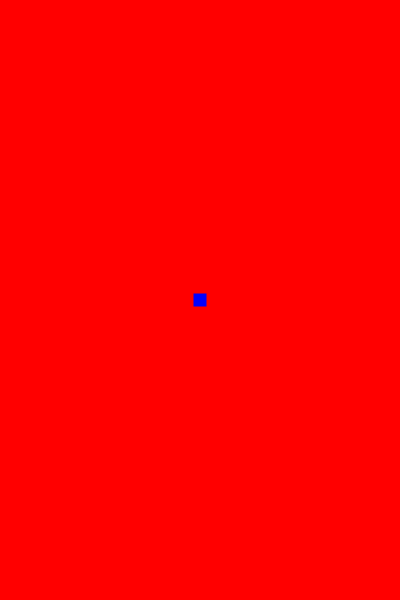
Frame 1 (no input)
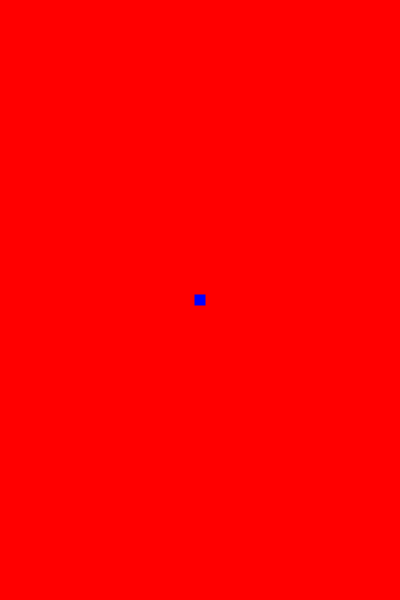
Frame 60 (the mouse pressed at the canvas centre just before this capture)
Frame 120 (the mouse held since frame 60 and released just before this capture): identical to frame 60, image omitted

The Processing sketch that drew these frames (run headless with seeded random() and noise(); from frame 60 on, the mouse is pressed at the canvas centre):

// Processing sketch: Rectangle_grow
// ── Rectangle_grow.pde

float w=1;
float h=1;


void setup() {
  size(400,600);
  background(255,0,0);
  stroke(0,0,255);
  strokeWeight(10*h);
}

void draw() {
  w*=3;
  h*=3;
fill(255,255,0);

  if (h>width) {
    h=1;
    w=1;
  }
 background(255,0,0);

  rectMode(CENTER); 
  rect(width/2, height/2, w, h);

  delay(250);
}
